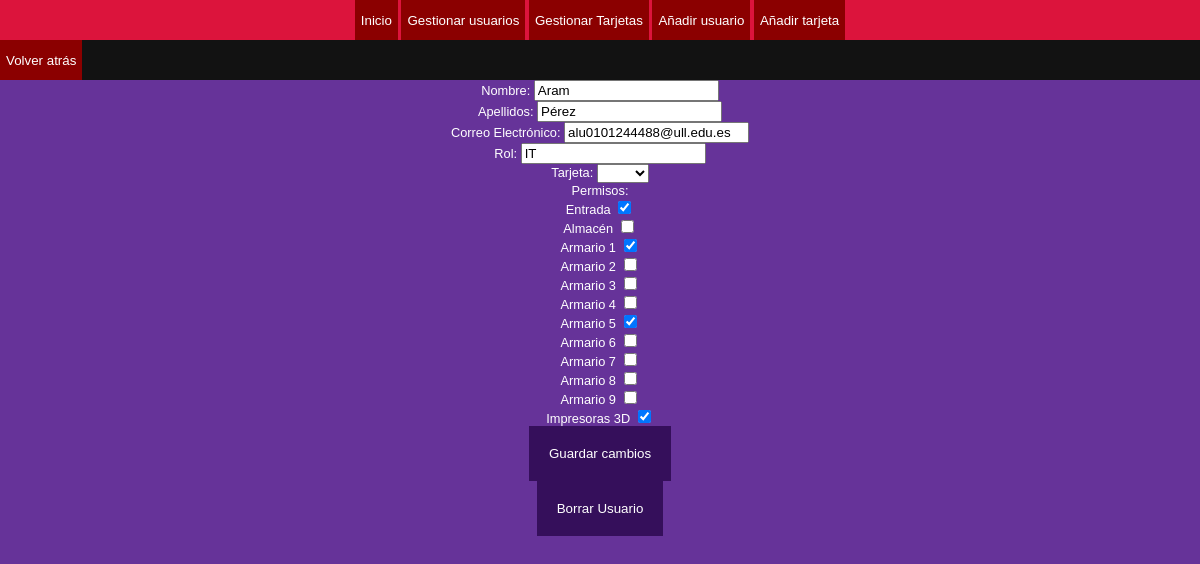
Before: /paginas/editar_usuario.php?id=1 with the older database file.
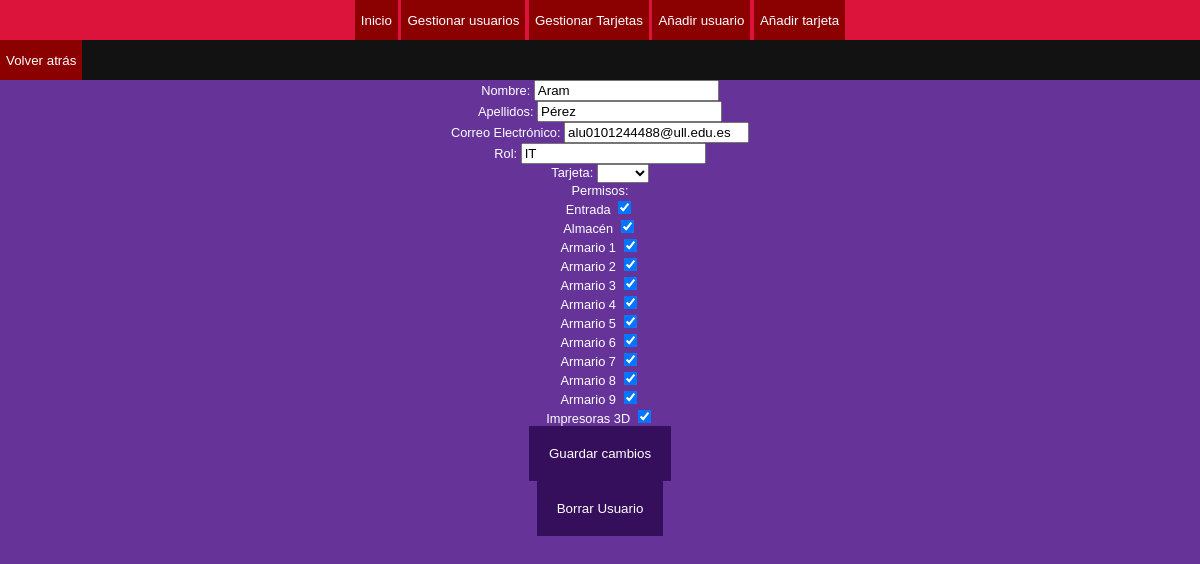
After: the same page with the newer database file.
### tables this page shows
CREATE TABLE usuarios(
id_usuario INTEGER PRIMARY KEY,
nombre TEXT NOT NULL,
apellidos TEXT NOT NULL,
correo TEXT NOT NULL,
rol TEXT,
id_tarjeta TEXT,
FOREIGN KEY(id_tarjeta) REFERENCES tarjetas(id_tarjeta));

CREATE TABLE permisos(
id_usuario INTEGER PRIMARY KEY,
entrada INTEGER NOT NULL,
almacen INTEGER NOT NULL,
armario_1 INTEGER NOT NULL,
armario_2 INTEGER NOT NULL,
armario_3 INTEGER NOT NULL,
armario_4 INTEGER NOT NULL,
armario_5 INTEGER NOT NULL,
armario_6 INTEGER NOT NULL,
armario_7 INTEGER NOT NULL,
armario_8 INTEGER NOT NULL,
armario_9 INTEGER NOT NULL,
armario_3d INTEGER NOT NULL,
FOREIGN KEY(id_usuario) REFERENCES usuarios(id_usuario));

### paginas/editar_usuario.php (the view, shortened to what this page needs)
<!DOCTYPE html>
<link rel="stylesheet" href="./../css/content.css">
<html>
  <body>
    <button class="button" onclick="location.href='gestionar_usuarios.php'">Volver atrás</button>
    <?php
      $db = new SQLite3('./../bbdd/acceso_makerspace.db');
      $id_usuario = $_GET["id"];
      $consulta = "SELECT * FROM tarjetas;";
      $tarjetas = $db->query($consulta);
      $consulta = "SELECT * FROM usuarios WHERE id_usuario = $id_usuario;";
      $resultado = $db->query($consulta);
      $usuario = $resultado->fetchArray();
      $consulta = "SELECT * FROM permisos WHERE id_usuario = $id_usuario;";
      $resultado = $db->query($consulta);
      $permisos = $resultado->fetchArray();
    ?>
    <form method="POST" action="editar_usuario.php?id=<?php echo $id_usuario?>">
      <div class="userinfo">Nombre:
        <input type="text" name="nombre" value=<?php echo $usuario['nombre']?> required>
      </div>
      <div class="userinfo">Apellidos:
        <input type="text" name="apellidos" value=<?php echo $usuario['apellidos']?> required>
      </div>
      <div class="userinfo">Correo Electrónico:
        <input type="text" name="correo" value=<?php echo $usuario['correo']?> required>
      </div>
      <div class="userinfo">Rol:
        <input type="text" name="rol" value=<?php echo $usuario['rol']?>>
      </div>
      <div class="userinfo">
        <label>Tarjeta:</label>
        <select id="seleccion" name="id_tarjeta">
          <option value=<?php echo $tarjeta['id_tarjeta'] ?>><?php echo $tarjeta['id_tarjeta'] ?></option>
          <?php
            while ($tarjeta = $tarjetas->fetchArray()) {
              echo '<option value="'.$tarjeta['id_tarjeta'].'">'.$tarjeta['id_tarjeta'].'<br>'.'</option>';
            }
          ?>
        </select>
      </div>
      <div class="userinfo">Permisos:</div>
      <div class="permisos">
        <label>Entrada</label>
        <input type="checkbox" name="entrada" <?php echo $permisos['entrada'] == 1 ? 'checked' : '' ?>><br>
        <label>Almacén</label>
        <input type="checkbox" name="almacen" <?php echo $permisos['almacen'] == 1 ? 'checked' : '' ?>><br>
        <label>Armario 1</label>
        <input type="checkbox" name="armario_1" <?php echo $permisos['armario_1'] == 1 ? 'checked' : '' ?>><br>
        <label>Armario 2</label>
        <input type="checkbox" name="armario_2" <?php echo $permisos['armario_2'] == 1 ? 'checked' : '' ?>><br>
        <label>Armario 3</label>
        <input type="checkbox" name="armario_3" <?php echo $permisos['armario_3'] == 1 ? 'checked' : '' ?>><br>
        <label>Armario 4</label>
        <input type="checkbox" name="armario_4" <?php echo $permisos['armario_4'] == 1 ? 'checked' : '' ?>><br>
        <label>Armario 5</label>
        <input type="checkbox" name="armario_5" <?php echo $permisos['armario_5'] == 1 ? 'checked' : '' ?>><br>
        <label>Armario 6</label>
        <input type="checkbox" name="armario_6" <?php echo $permisos['armario_6'] == 1 ? 'checked' : '' ?>><br>
        <label>Armario 7</label>
        <input type="checkbox" name="armario_7" <?php echo $permisos['armario_7'] == 1 ? 'checked' : '' ?>><br>
        <label>Armario 8</label>
        <input type="checkbox" name="armario_8" <?php echo $permisos['armario_8'] == 1 ? 'checked' : '' ?>><br>
        <label>Armario 9</label>
        <input type="checkbox" name="armario_9" <?php echo $permisos['armario_9'] == 1 ? 'checked' : '' ?>><br>
        <label>Impresoras 3D</label>
        <input type="checkbox" name="armario_3d" <?php echo $permisos['armario_3d'] == 1 ? 'checked' : '' ?>>
      </div>
      <div class="permisos">
        <button class="guardar" name="guardar">Guardar cambios</button>
      </div>
      <div class="permisos">
        <button class="guardar" name="borrar">Borrar Usuario</button>
      </div>
    </form>
  </body>
</html>

### css/content.css (style rules this page uses)
html { background-color: rebeccapurple; font-family: Arial, Helvetica, sans-serif; font-size: 80%; }
body { margin: 0; color:white; background-color:#121212; }
.menu { background-color:crimson; text-align: center; padding: 0; }
.button { background-color:darkred; color: white; border: 0; height: 40px; }
.userinfo { background-color: rebeccapurple; text-align: center; }
.permisos { background-color: rebeccapurple; text-align: center; }
.guardar { color: white; background-color: rgb(53, 15, 91); text-align: center; border: 0; padding: 20px; }
#seleccion { vertical-align: middle; }

Changed rows visible on the page:
changed permisos: almacen "☐" → "☑"; armario_2 "☐" → "☑"; armario_3 "☐" → "☑"; armario_4 "☐" → "☑"; armario_6 "☐" → "☑"; armario_7 "☐" → "☑"; armario_8 "☐" → "☑"; armario_9 "☐" → "☑"
